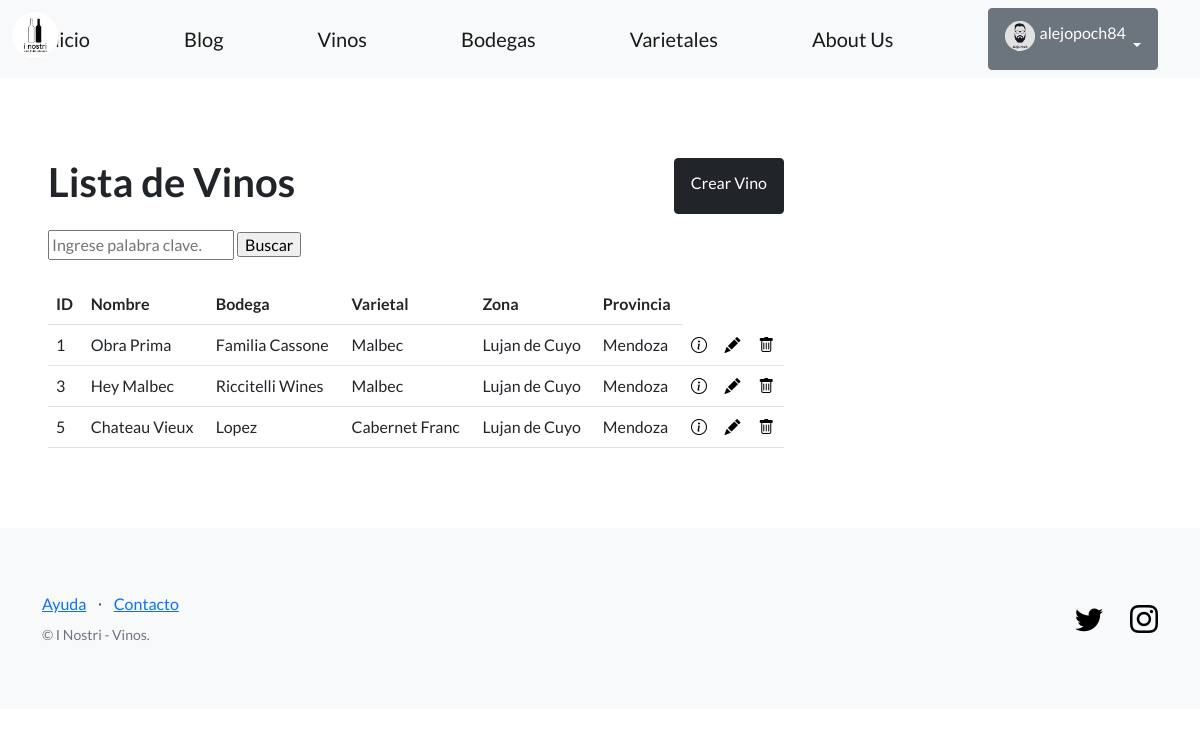
/inostri/vinos/ (signed in), run on the app's committed database.
### perfiles/models.py (models this page shows, shortened)
class Avatar(models.Model):
    user = models.OneToOneField(User, on_delete=models.CASCADE, null=True)
    imagen = models.ImageField(upload_to='avatares', null=True, blank=True)

### app_inostri/models.py (models this page shows, shortened)
class Vino(models.Model):
    nombre = models.CharField(max_length=64)
    bodega = models.CharField(max_length=64)
    varietal = models.CharField(max_length=64)
    cosecha = models.IntegerField()
    zona = models.CharField(max_length=64)
    provincia = models.CharField(max_length=64)

### app_inostri/views.py (the view)
# urls.py: path('vinos/', VinoListView.as_view(), name='lista_vinos'),
class VinoListView(ListView):
    model = Vino
    template_name = 'app_inostri/lista_vinos.html'

### app_inostri/templates/app_inostri/lista_vinos.html (shortened to what this page needs)
{% extends "app_inostri/base.html" %}
{% block contenido %}
<section>
  <div>
    <div class="col-md-8 mt-3 left">
      <div class="d-flex justify-content-between mb-3">
    <h1>Lista de Vinos</h1>
    <a href="{% url 'crear_vino' %}" class="btn btn-dark">Crear Vino</a>
      </div>
     <form action="{% url 'buscar_vino' %}" method="GET">
      <input name="q" type="text" placeholder="Ingrese palabra clave.">
      <input type="submit" value="Buscar">
    </form>
    <br>
    <table class="table">
      <tbody>
        <tr>
          <th>ID</th>
          <th>Nombre</th>
          <th>Bodega</th>
          <th>Varietal</th>
          <th>Zona</th>
          <th>Provincia</th>
        </tr>
        {% for vino in object_list %}
        <tr>
          <td>{{ vino.id }}</td>
          <td>{{ vino.nombre }}</td>
          <td>{{ vino.bodega }}</td>
          <td>{{ vino.varietal }}</td>
          <td>{{ vino.zona }}</td>
          <td>{{ vino.provincia }}</td>
          <td>
            <a href="{% url 'ver_vino' vino.id %}">
            <span class='bi bi-info-circle' style="color: black;"></span>
            </a>
          </td>
          <td>
            <a href="{% url 'editar_vino' vino.id %}">
              <span class='bi bi-pencil-fill' style="color: black;"></span>
            </a>
          </td>
          <td>
            <a href="{% url 'eliminar_vino' vino.id %}">
              <i class="bi bi-trash" style="color: black;"></i>
            </a>
          </td>
        </tr>
        {% endfor %}
      </tbody>
    </table>
  </div>
 </section>
 {% endblock contenido %}

### app_inostri/templates/app_inostri/base.html (shortened to what this page needs)
{% load static %}
<!DOCTYPE html>
<html lang="en">
    <head>
        <link href="https://cdn.jsdelivr.net/npm/bootstrap-icons@1.5.0/font/bootstrap-icons.css" rel="stylesheet" type="text/css" />
        <link href="{% static 'css/styles.css' %}" rel="stylesheet" />
    </head>
    <body>
        <nav class="navbar navbar-light bg-light static-top">
            <div class="container">
                <img src="{% static 'images/i_nostri.png' %}" alt="I Nostri" class="logo" width=90 height=90>
                <a class="navbar-brand" href="{% url 'inicio' %}">Inicio</a>
                <a class="navbar-brand" href="{% url 'lista_posts' %}">Blog</a>
                <a class="navbar-brand" href="{% url 'lista_vinos' %}">Vinos</a>
                <a class="navbar-brand" href="{% url 'lista_bodegas' %}">Bodegas</a>
                <a class="navbar-brand" href="{% url 'lista_varietales' %}">Varietales</a>
                <a class="navbar-brand" href="{% url 'about_us' %}">About Us</a>
                {% if user.is_authenticated %}
                <div class="dropdown">
                    <button class="btn btn-secondary dropdown-toggle" type="button" id="dropdownMenuButton1" data-bs-toggle="dropdown" aria-expanded="false">
                        <div style="display: inline-flex;">
                            <img src="{{ user.avatar.imagen.url }}" alt="User Avatar" style="width: 30px; height: 30px; border-radius: 50%; margin-right: 5px;">
                            <span>{{ user.username }}</span>
                        </div>
                    </button>
                    </div>
                </div>
                {% else %}
                <a class="btn btn-primary" href="{% url 'login' %}">Iniciar sesión</a>
                <a class="btn btn-success" href="{% url 'registro' %}">Crear nueva cuenta</a>
                {% endif %}
        </nav>
        <section style="padding:4rem 3rem;">
            {% block contenido %}
            {% endblock contenido %}
        </section>
        <footer class="footer bg-light">
            <div class="container">
                <div class="row">
                    <div class="col-lg-6 h-100 text-center text-lg-start my-auto">
                        <ul class="list-inline mb-2">
                            <li class="list-inline-item"><a href="#!">Ayuda</a></li>
                            <li class="list-inline-item">⋅</li>
                            <li class="list-inline-item"><a href="#!">Contacto</a></li>
                        </ul>
                        <p class="text-muted small mb-4 mb-lg-0">&copy; I Nostri - Vinos.</p>
                    </div>
                    <div class="col-lg-6 h-100 text-center text-lg-end my-auto">
                        <ul class="list-inline mb-0">
                            <li class="list-inline-item me-4">
                                <a href="https://twitter.com/coderhouse" style="color: black;"><i class="bi-twitter fs-3"></i></a>
                            </li>
                            <li class="list-inline-item">
                                <a href="https://www.instagram.com/coderhouse/?hl=es" style="color: black;"><i class="bi-instagram fs-3"></i></a>
                            </li>
                        </ul>
                    </div>
                </div>
            </div>
        </footer>
    </body>
</html>

### data on the page
Vino: id "1", nombre "Obra Prima", bodega "Familia Cassone", varietal "Malbec", zona "Lujan de Cuyo", provincia "Mendoza"
Vino: id "3", nombre "Hey Malbec", bodega "Riccitelli Wines", varietal "Malbec", zona "Lujan de Cuyo", provincia "Mendoza"
Vino: id "5", nombre "Chateau Vieux", bodega "Lopez", varietal "Cabernet Franc", zona "Lujan de Cuyo", provincia "Mendoza"

### other printed values
{{ user.username }} "alejopoch84"
